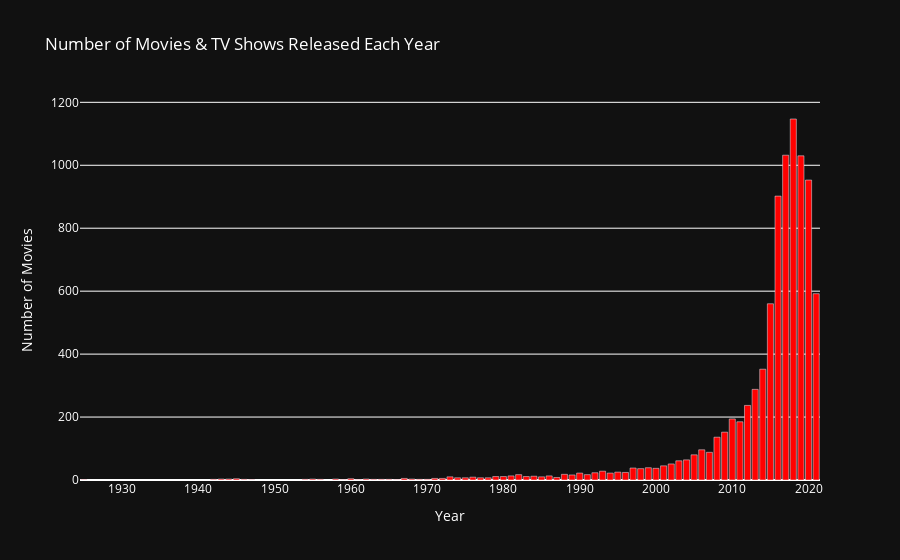

The cell this chart's notebook holds for it:
### Markdown cell above
#### Distribution of Movies and TV Shows

### Code cell
movie_counts = data['release_year'].value_counts().sort_index()
fig = go.Figure(data=go.Bar(x=movie_counts.index, y=movie_counts.values))
fig.update_layout(
    plot_bgcolor='rgb(17, 17, 17)',  
    paper_bgcolor='rgb(17, 17, 17)',  
    font_color='white', 
    title='Number of Movies & TV Shows Released Each Year',  
    xaxis=dict(title='Year'),  
    yaxis=dict(title='Number of Movies')
)
fig.update_traces(marker_color='red')
fig.show()

### Figure 1 — Plotly figure (JSON) as saved in the notebook; plotly's stock layout.template omitted (floating-point values rounded to 4 significant figures)
{"data": [{"marker": {"color": "red"}, "type": "bar", "x": [1925, 1942, 1943, 1944, 1945, 1946, 1947, 1954, 1955, 1956, 1958, 1959, 1960, 1961, 1962, 1963, 1964, 1965, 1966, 1967, 1968, 1969, 1970, 1971, 1972, 1973, 1974, 1975, 1976, 1977, 1978, 1979, 1980, 1981, 1982, 1983, 1984, 1985, 1986, 1987, 1988, 1989, 1990, 1991, 1992, 1993, 1994, 1995, 1996, 1997, 1998, 1999, 2000, 2001, 2002, 2003, 2004, 2005, 2006, 2007, 2008, 2009, 2010, 2011, 2012, 2013, 2014, 2015, 2016, 2017, 2018, 2019, 2020, 2021], "y": [1, 2, 3, 3, 4, 2, 1, 2, 3, 2, 3, 1, 4, 1, 3, 2, 2, 2, 1, 5, 3, 2, 2, 5, 5, 10, 7, 7, 9, 7, 7, 11, 11, 13, 17, 11, 12, 10, 13, 8, 18, 16, 22, 17, 23, 28, 22, 25, 24, 38, 36, 39, 37, 45, 51, 61, 64, 80, 96, 88, 136, 152, 194, 185, 237, 288, 352, 560, 902, 1032, 1147, 1030, 953, 592]}], "layout": {"font": {"color": "white"}, "paper_bgcolor": "rgb(17, 17, 17)", "plot_bgcolor": "rgb(17, 17, 17)", "title": {"text": "Number of Movies & TV Shows Released Each Year"}, "xaxis": {"title": {"text": "Year"}}, "yaxis": {"title": {"text": "Number of Movies"}}}}
